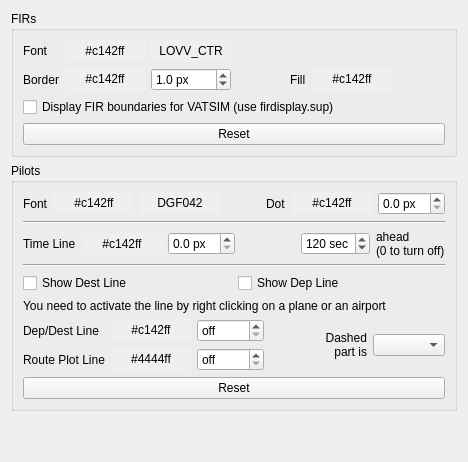
     <widget class="QWidget" name="display3Tab">
      <attribute name="title">
       <string>Display (Activity 2)</string>
      </attribute>
      <layout class="QVBoxLayout" name="verticalLayout_7">
       <item>
        <widget class="QGroupBox" name="groupBoxFirs">
         <property name="title">
          <string>FIRs</string>
         </property>
         <layout class="QVBoxLayout" name="verticalLayout_3">
          <item>
           <layout class="QGridLayout" name="gridLayout_5">
            <item row="1" column="0">
             <widget class="QLabel" name="label_14">
              <property name="text">
               <string>Border</string>
              </property>
              <property name="buddy">
               <cstring>pbFirBorderLineColor</cstring>
              </property>
             </widget>
            </item>
            <item row="1" column="1">
             <widget class="QPushButton" name="pbFirBorderLineColor">
              <property name="autoFillBackground">
               <bool>true</bool>
              </property>
              <property name="text">
               <string>#c142ff</string>
              </property>
              <property name="flat">
               <bool>true</bool>
              </property>
             </widget>
            </item>
            <item row="1" column="2">
             <widget class="QDoubleSpinBox" name="sbFirBorderLineStrength">
              <property name="suffix">
               <string> px</string>
              </property>
              <property name="decimals">
               <number>1</number>
              </property>
              <property name="minimum">
               <double>0.000000000000000</double>
              </property>
              <property name="maximum">
               <double>10.000000000000000</double>
              </property>
              <property name="singleStep">
               <double>0.100000000000000</double>
              </property>
              <property name="value">
               <double>1.000000000000000</double>
              </property>
             </widget>
            </item>
            <item row="1" column="3">
             <spacer name="horizontalSpacer">
              <property name="orientation">
               <enum>Qt::Horizontal</enum>
              </property>
              <property name="sizeHint" stdset="0">
               <size>
                <width>40</width>
                <height>20</height>
               </size>
              </property>
             </spacer>
            </item>
            <item row="1" column="4">
             <widget class="QLabel" name="label_16">
              <property name="text">
               <string>Fill</string>
              </property>
              <property name="buddy">
               <cstring>pbFirFillColor</cstring>
              </property>
             </widget>
            </item>
            <item row="1" column="5">
             <widget class="QPushButton" name="pbFirFillColor">
              <property name="autoFillBackground">
               <bool>true</bool>
              </property>
              <property name="text">
               <string>#c142ff</string>
              </property>
              <property name="flat">
               <bool>true</bool>
              </property>
             </widget>
            </item>
            <item row="1" column="6">
             <spacer name="horizontalSpacer_6">
              <property name="orientation">
               <enum>Qt::Horizontal</enum>
              </property>
              <property name="sizeHint" stdset="0">
               <size>
                <width>40</width>
                <height>20</height>
               </size>
              </property>
             </spacer>
            </item>
            <item row="0" column="0">
             <widget class="QLabel" name="label_17">
              <property name="text">
               <string>Font</string>
              </property>
              <property name="buddy">
               <cstring>pbFirFontColor</cstring>
              </property>
             </widget>
            </item>
            <item row="0" column="1">
             <widget class="QPushButton" name="pbFirFontColor">
              <property name="autoFillBackground">
               <bool>true</bool>
              </property>
              <property name="text">
               <string>#c142ff</string>
              </property>
              <property name="flat">
               <bool>true</bool>
              </property>
             </widget>
            </item>
            <item row="0" column="2">
             <widget class="QPushButton" name="pbFirFont">
              <property name="autoFillBackground">
               <bool>true</bool>
              </property>
              <property name="text">
               <string>LOVV_CTR</string>
              </property>
              <property name="flat">
               <bool>true</bool>
              </property>
             </widget>
            </item>
           </layout>
          </item>
          <item>
           <widget class="QCheckBox" name="cbReadSupFile">
            <property name="toolTip">
             <string>Extends firdisplay.dat.</string>
            </property>
            <property name="text">
             <string>Display FIR boundaries for VATSIM (use firdisplay.sup)</string>
            </property>
           </widget>
          </item>
          <item>
           <widget class="QPushButton" name="buttonResetFir">
            <property name="toolTip">
             <string>Set standard values for all settings in this group.</string>
            </property>
            <property name="text">
             <string>Reset</string>
            </property>
           </widget>
          </item>
         </layout>
        </widget>
       </item>
       <item>
        <widget class="QGroupBox" name="groupBoxPilots">
         <property name="title">
          <string>Pilots</string>
         </property>
         <layout class="QVBoxLayout" name="verticalLayout_6">
          <item>
           <layout class="QGridLayout" name="gridLayout_6">
            <item row="0" column="0">
             <widget class="QLabel" name="label_30">
              <property name="text">
               <string>Font</string>
              </property>
              <property name="buddy">
               <cstring>pbPilotFontColor</cstring>
              </property>
             </widget>
            </item>
            <item row="0" column="1">
             <widget class="QPushButton" name="pbPilotFontColor">
              <property name="autoFillBackground">
               <bool>true</bool>
              </property>
              <property name="text">
               <string>#c142ff</string>
              </property>
              <property name="flat">
               <bool>true</bool>
              </property>
             </widget>
            </item>
            <item row="0" column="3">
             <spacer name="horizontalSpacer_10">
              <property name="orientation">
               <enum>Qt::Horizontal</enum>
              </property>
              <property name="sizeHint" stdset="0">
               <size>
                <width>40</width>
                <height>20</height>
               </size>
              </property>
             </spacer>
            </item>
            <item row="0" column="2">
             <widget class="QPushButton" name="pbPilotFont">
              <property name="autoFillBackground">
               <bool>true</bool>
              </property>
              <property name="text">
               <string>DGF042</string>
              </property>
              <property name="flat">
               <bool>true</bool>
              </property>
             </widget>
            </item>
            <item row="0" column="4">
             <widget class="QLabel" name="label_31">
              <property name="text">
               <string>Dot</string>
              </property>
              <property name="buddy">
               <cstring>pbPilotDotColor</cstring>
              </property>
             </widget>
            </item>
            <item row="0" column="5">
             <widget class="QPushButton" name="pbPilotDotColor">
              <property name="autoFillBackground">
               <bool>true</bool>
              </property>
              <property name="text">
               <string>#c142ff</string>
              </property>
              <property name="flat">
               <bool>true</bool>
              </property>
             </widget>
            </item>
            <item row="0" column="6">
             <widget class="QDoubleSpinBox" name="sbPilotDotSize">
              <property name="suffix">
               <string> px</string>
              </property>
              <property name="decimals">
               <number>1</number>
              </property>
              <property name="maximum">
               <double>10.000000000000000</double>
              </property>
              <property name="singleStep">
               <double>0.100000000000000</double>
              </property>
             </widget>
            </item>
           </layout>
          </item>
          <item>
           <widget class="Line" name="line">
            <property name="orientation">
             <enum>Qt::Horizontal</enum>
            </property>
           </widget>
          </item>
          <item>
           <layout class="QGridLayout" name="gridLayout_14">
            <item row="0" column="0">
             <widget class="QLabel" name="label">
              <property name="sizePolicy">
               <sizepolicy hsizetype="Preferred" vsizetype="Preferred">
                <horstretch>0</horstretch>
                <verstretch>0</verstretch>
               </sizepolicy>
              </property>
              <property name="toolTip">
               <string>Visualizes the current heading and speed of an airplane.</string>
              </property>
              <property name="text">
               <string>Time Line</string>
              </property>
              <property name="buddy">
               <cstring>pbTimeLineColor</cstring>
              </property>
             </widget>
            </item>
            <item row="0" column="1">
             <widget class="QPushButton" name="pbTimeLineColor">
              <property name="autoFillBackground">
               <bool>true</bool>
              </property>
              <property name="text">
               <string>#c142ff</string>
              </property>
              <property name="flat">
               <bool>true</bool>
              </property>
             </widget>
            </item>
            <item row="0" column="2">
             <widget class="QDoubleSpinBox" name="sbTimeLineStrength">
              <property name="suffix">
               <string> px</string>
              </property>
              <property name="decimals">
               <number>1</number>
              </property>
              <property name="maximum">
               <double>10.000000000000000</double>
              </property>
              <property name="singleStep">
               <double>0.100000000000000</double>
              </property>
             </widget>
            </item>
            <item row="0" column="3">
             <spacer name="horizontalSpacer_13">
              <property name="orientation">
               <enum>Qt::Horizontal</enum>
              </property>
              <property name="sizeHint" stdset="0">
               <size>
                <width>40</width>
                <height>20</height>
               </size>
              </property>
             </spacer>
            </item>
            <item row="0" column="4">
             <widget class="QSpinBox" name="spinBoxTimeline">
              <property name="toolTip">
               <string>Length of Time Line. Represents speed of the airplane.</string>
              </property>
              <property name="specialValueText">
               <string>no</string>
              </property>
              <property name="suffix">
               <string> sec</string>
              </property>
              <property name="maximum">
               <number>600</number>
              </property>
              <property name="singleStep">
               <number>10</number>
              </property>
              <property name="value">
               <number>120</number>
              </property>
             </widget>
            </item>
            <item row="0" column="5">
             <widget class="QLabel" name="label_33">
              <property name="text">
               <string>ahead
(0 to turn off)</string>
              </property>
              <property name="buddy">
               <cstring>spinBoxTimeline</cstring>
              </property>
             </widget>
            </item>
           </layout>
          </item>
          <item>
           <widget class="Line" name="line_4">
            <property name="orientation">
             <enum>Qt::Horizontal</enum>
            </property>
           </widget>
          </item>
          <item>
           <layout class="QHBoxLayout" name="horizontalLayout_4">
            <item>
             <widget class="QCheckBox" name="cbTrackFront">
              <property name="text">
               <string>Show Dest Line</string>
              </property>
             </widget>
            </item>
            <item>
             <spacer name="horizontalSpacer_16">
              <property name="orientation">
               <enum>Qt::Horizontal</enum>
              </property>
              <property name="sizeHint" stdset="0">
               <size>
                <width>40</width>
                <height>20</height>
               </size>
              </property>
             </spacer>
            </item>
            <item>
             <widget class="QCheckBox" name="cbTrackAfter">
              <property name="text">
               <string>Show Dep Line</string>
              </property>
             </widget>
            </item>
            <item>
             <spacer name="horizontalSpacer_17">
              <property name="orientation">
               <enum>Qt::Horizontal</enum>
              </property>
              <property name="sizeHint" stdset="0">
               <size>
                <width>40</width>
                <height>20</height>
               </size>
              </property>
             </spacer>
            </item>
           </layout>
          </item>
          <item>
           <widget class="QLabel" name="label_15">
            <property name="text">
             <string>You need to activate the line by right clicking on a plane or an airport</string>
            </property>
           </widget>
          </item>
          <item>
           <layout class="QGridLayout" name="gridLayout_7">
            <item row="1" column="0">
             <widget class="QLabel" name="label_3">
              <property name="sizePolicy">
               <sizepolicy hsizetype="Preferred" vsizetype="Preferred">
                <horstretch>0</horstretch>
                <verstretch>0</verstretch>
               </sizepolicy>
              </property>
              <property name="toolTip">
               <string>Displays straight lines from Departure and to Destination.</string>
              </property>
              <property name="text">
               <string>Dep/Dest Line</string>
              </property>
              <property name="buddy">
               <cstring>pbTrackLineColor</cstring>
              </property>
             </widget>
            </item>
            <item row="1" column="1">
             <widget class="QPushButton" name="pbTrackLineColor">
              <property name="autoFillBackground">
               <bool>true</bool>
              </property>
              <property name="text">
               <string>#c142ff</string>
              </property>
              <property name="flat">
               <bool>true</bool>
              </property>
             </widget>
            </item>
            <item row="2" column="0">
             <widget class="QLabel" name="label_47">
              <property name="toolTip">
               <string>Tries to plot the correct route. Needs Navigation Database!</string>
              </property>
              <property name="text">
               <string>Route Plot Line</string>
              </property>
              <property name="buddy">
               <cstring>pbPlanLineColor</cstring>
              </property>
             </widget>
            </item>
            <item row="2" column="1">
             <widget class="QPushButton" name="pbPlanLineColor">
              <property name="autoFillBackground">
               <bool>true</bool>
              </property>
              <property name="text">
               <string>#4444ff</string>
              </property>
              <property name="flat">
               <bool>true</bool>
              </property>
             </widget>
            </item>
            <item row="1" column="2">
             <widget class="QDoubleSpinBox" name="sbTrackLineStrength">
              <property name="specialValueText">
               <string>off</string>
              </property>
              <property name="suffix">
               <string> px</string>
              </property>
              <property name="decimals">
               <number>1</number>
              </property>
              <property name="maximum">
               <double>10.000000000000000</double>
              </property>
              <property name="singleStep">
               <double>0.100000000000000</double>
              </property>
             </widget>
            </item>
            <item row="2" column="2">
             <widget class="QDoubleSpinBox" name="sbPlanLineStrength">
              <property name="specialValueText">
               <string>off</string>
              </property>
              <property name="suffix">
               <string> px</string>
              </property>
              <property name="decimals">
               <number>1</number>
              </property>
              <property name="maximum">
               <double>10.000000000000000</double>
              </property>
              <property name="singleStep">
               <double>0.100000000000000</double>
              </property>
             </widget>
            </item>
            <item row="1" column="5" rowspan="2">
             <widget class="QComboBox" name="cbDashedFrontAfter">
              <property name="currentIndex">
               <number>-1</number>
              </property>
              <property name="maxVisibleItems">
               <number>2</number>
              </property>
             </widget>
            </item>
            <item row="1" column="4" rowspan="2">
             <widget class="QLabel" name="lblDashed">
              <property name="text">
               <string>Dashed
part is</string>
              </property>
              <property name="alignment">
               <set>Qt::AlignRight|Qt::AlignTrailing|Qt::AlignVCenter</set>
              </property>
              <property name="buddy">
               <cstring>cbDashedFrontAfter</cstring>
              </property>
             </widget>
            </item>
            <item row="1" column="3">
             <spacer name="horizontalSpacer_15">
              <property name="orientation">
               <enum>Qt::Horizontal</enum>
              </property>
              <property name="sizeHint" stdset="0">
               <size>
                <width>40</width>
                <height>20</height>
               </size>
              </property>
             </spacer>
            </item>
           </layout>
          </item>
          <item>
           <widget class="QPushButton" name="buttonResetPilot">
            <property name="toolTip">
             <string>Set standard values for all settings in this group.</string>
            </property>
            <property name="text">
             <string>Reset</string>
            </property>
           </widget>
          </item>
         </layout>
        </widget>
       </item>
       <item>
        <spacer name="verticalSpacer">
         <property name="orientation">
          <enum>Qt::Vertical</enum>
         </property>
         <property name="sizeHint" stdset="0">
          <size>
           <width>20</width>
           <height>40</height>
          </size>
         </property>
        </spacer>
       </item>
      </layout>
     </widget>
